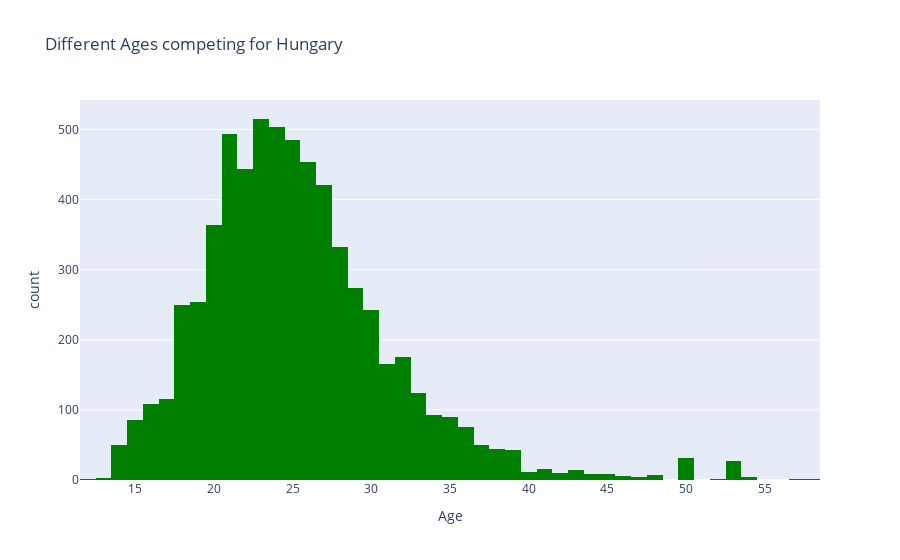

Notebook code for this chart:
### Code cell
# d) histogram över åldrar
hungary_ages = hungary["Age"]

fig = px.histogram(hungary_ages, x= "Age", title= "Different Ages competing for Hungary")
fig.update_traces(marker_color="Green")
fig.show()

### Figure 1 — Plotly figure (JSON) as saved in the notebook; plotly's stock layout.template omitted (floating-point values rounded to 4 significant figures; data arrays with more than 128 entries replaced by an {"elided": "..."} marker saying what was removed)
{"data": [{"alignmentgroup": "True", "bingroup": "x", "hovertemplate": "Age=%{x}<br>count=%{y}<extra></extra>", "legendgroup": "", "marker": {"color": "Green", "pattern": {"shape": ""}}, "name": "", "offsetgroup": "", "orientation": "v", "showlegend": false, "type": "histogram", "x": {"elided": "6547 int values"}, "xaxis": "x", "yaxis": "y"}], "layout": {"barmode": "relative", "legend": {"tracegroupgap": 0}, "title": {"text": "Different Ages competing for Hungary"}, "xaxis": {"anchor": "y", "domain": [0, 1], "title": {"text": "Age"}}, "yaxis": {"anchor": "x", "domain": [0, 1], "title": {"text": "count"}}}}
